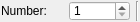
<?xml version="1.0" encoding="UTF-8"?>
<ui version="4.0" stdsetdef="1">
  <resources><include location="../../../res/extui/extui.qrc"/></resources><author></author>
  <comment></comment>
  <exportmacro></exportmacro>
  <class>QG_LineParallelThroughOptions</class>
  <widget class="QWidget" name="QG_LineParallelThroughOptions">
    <property name="geometry">
      <rect>
        <x>56</x>
        <y>0</y>
        <width>140</width>
        <height>22</height>
      </rect>
    </property>
    <property name="sizePolicy">
      <sizepolicy>
        <hsizetype>4</hsizetype>
        <vsizetype>5</vsizetype>
        <horstretch>0</horstretch>
        <verstretch>0</verstretch>
      </sizepolicy>
    </property>
    <property name="minimumSize">
      <size>
        <width>100</width>
        <height>22</height>
      </size>
    </property>
    <property name="maximumSize">
      <size>
        <width>140</width>
        <height>22</height>
      </size>
    </property>
    <property name="windowTitle">
      <string>Line Parallel Through Options</string>
    </property>
    <layout class="QHBoxLayout">
      <property name="margin">
        <number>1</number>
      </property>
      <item>
        <widget class="QLabel" name="lNumber">
          <property name="sizePolicy">
            <sizepolicy>
              <hsizetype>1</hsizetype>
              <vsizetype>0</vsizetype>
              <horstretch>0</horstretch>
              <verstretch>0</verstretch>
            </sizepolicy>
          </property>
          <property name="text">
            <string>Number:</string>
          </property>
          <property name="wordWrap">
            <bool>false</bool>
          </property>
        </widget>
      </item>
      <item>
        <widget class="QSpinBox" name="sbNumber">
          <property name="minimum">
            <number>1</number>
          </property>
          <property name="toolTip" stdset="0">
            <string>Number of parallels to create</string>
          </property>
        </widget>
      </item>
      <item>
        <widget class="Line" name="sep1">
          <property name="sizePolicy">
            <sizepolicy>
              <hsizetype>0</hsizetype>
              <vsizetype>1</vsizetype>
              <horstretch>0</horstretch>
              <verstretch>0</verstretch>
            </sizepolicy>
          </property>
          <property name="frameShape">
            <enum>QFrame::VLine</enum>
          </property>
          <property name="frameShadow">
            <enum>QFrame::Sunken</enum>
          </property>
        </widget>
      </item>
    </layout>
  </widget>
  <layoutdefault spacing="6" margin="11"/>
  <pixmapfunction>qPixmapFromMimeSource</pixmapfunction>
  <includes>
    <include location="local">rs_line.h</include>
    <include location="local">rs_settings.h</include>
    <include location="local">rs_actiondrawlineparallelthrough.h</include>
  </includes>
  <connections>
    <connection>
      <sender>sbNumber</sender>
      <signal>valueChanged(int)</signal>
      <receiver>QG_LineParallelThroughOptions</receiver>
      <slot>updateNumber(int)</slot>
    </connection>
  </connections>
</ui>
